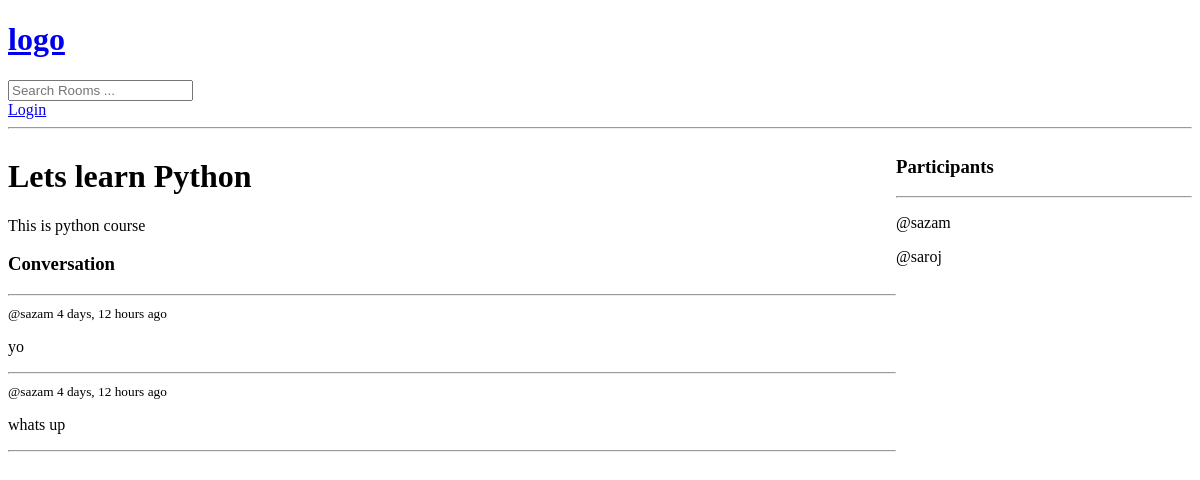
/room/2/, run on an earlier commit of the app's database.
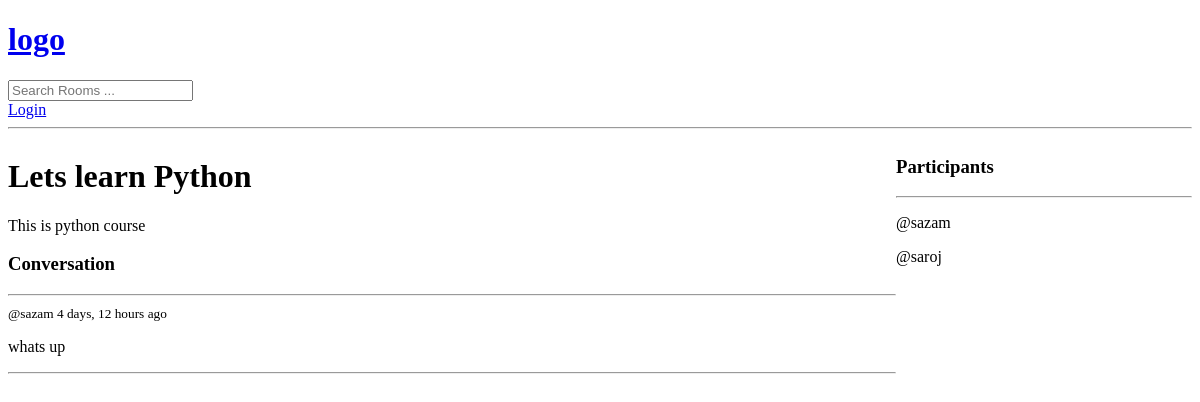
And on a later commit of the database.
### core/models.py (models this page shows, shortened)
class Message(models.Model):
    user=models.ForeignKey(User,on_delete=models.CASCADE)
    room=models.ForeignKey(Room,on_delete=models.CASCADE)
    body =models.TextField()
    updated= models.DateTimeField(auto_now=True)
    created=models.DateTimeField(auto_now_add=True)

### core/views.py (the view, shortened to what this page needs)
# urls.py: path('room/<str:pk>/',views.room,name='room'),
def room(request,pk):
    room=Room.objects.get(id=pk)
    room_messages=room.message_set.all().order_by('-created')
    participants=room.participants.all()
    context={'room':room,'room_messages':room_messages,'participants':participants}
    return render(request,'core/room.html',context)

### core/templates/core/room.html (shortened to what this page needs)
{% extends 'main.html' %}
{% block content %}
<div class="room-container">
    <div>
        <h1>{{room.name}}</h1>
        <p>{{room.description}}</p>
        <div class="comment-wrapper">
            <h3>Conversation</h3>
            <hr>
            {% for message in room_messages %}
                <div>
                    <small>@{{message.user}} {{message.created|timesince}} ago</small>
                    <p>{{message.body}}</p>
                    <hr>
                </div>
            {% endfor %}
        </div>
    </div>
    <div>
        <h3>Participants</h3>
        <hr>
        {% for user in participants %}
            <div>
                <p>@{{user.username}}</p>
            </div>
        {% endfor %}
    </div>
</div>
{% endblock content %}

What changed in the data, as far as the page shows it:
removed Message: user "sazam", created "4 days, 12 hours", body "yo"
